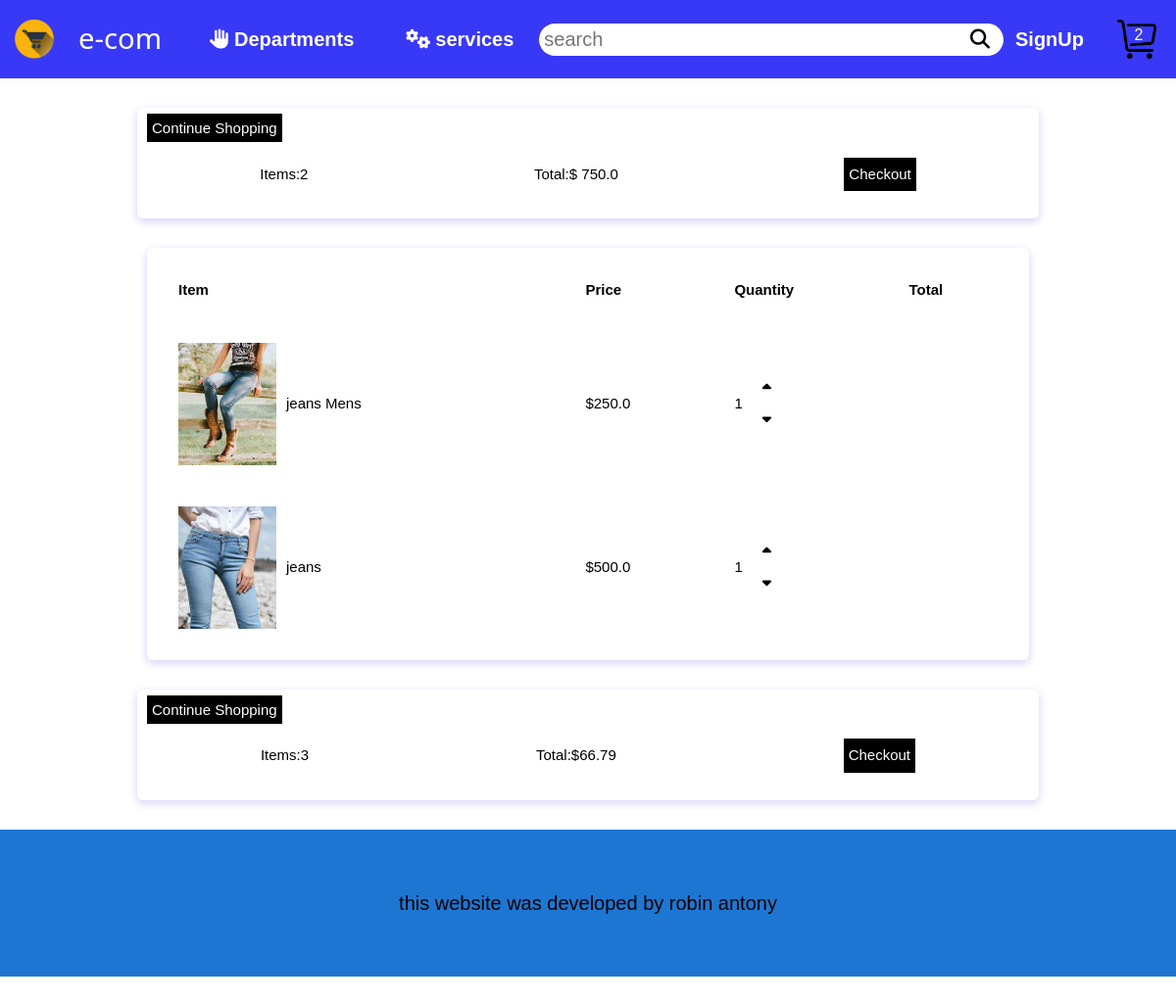
The app's page /cart (signed in) with its own data.
### base/models.py (models this page shows, shortened)
class Order(models.Model):
    customer = models.ForeignKey(Customer,on_delete=models.SET_NULL,null=True,blank=True)
    date_ordered = models.DateTimeField(auto_now_add=True)
    complete = models.BooleanField(default=False)
    transaction_id = models.CharField(max_length=200,null=True)
    @property
    def total_order_item(self):#Total number of cart tems
        orderitem = self.orderitem_set.all()
        total_item = 0
        for item in orderitem:
            total_item += item.quantity
        return total_item
    @property
    def cart_total(self):#price of total cart items
        orderitem = self.orderitem_set.all()
        total = 0
        for item in orderitem:
            total += item.get_total
        return total

class OrderItem(models.Model):
    product = models.ForeignKey(Product,on_delete=models.SET_NULL,null=True)
    order = models.ForeignKey(Order,on_delete=models.SET_NULL,null=True)
    quantity = models.IntegerField(default=0,null=True,blank=True)
    date_added = models.DateTimeField(auto_now_add=True)
    @property
    def get_total(self):
        total =  self.product.price*self.quantity
        return total

class Product(models.Model):
    name = models.CharField(max_length=200)
    price = models.FloatField()
    digital = models.BooleanField(default=False,null=True,blank=True)
    image = models.ImageField(null=True,blank=True)
    @property
    def imageURL(self):
        try:
            url = self.image.url
        except:
            url =''
        return url

### base/views.py (the view, shortened to what this page needs)
# urls.py: path('cart',views.cart,name='cart'),
def cart(request):
    if request.user.is_authenticated:
        customer = request.user.customer
        order, created = Order.objects.get_or_create(customer=customer,complete=False)
        items = order.orderitem_set.all()
    context ={'items':items, 'order':order}
    return render(request,'cart.html',context)

### base/templates/cart.html (shortened to what this page needs)
{% extends 'main.html' %}
{% load static %}
{% block content %}
    <link rel="stylesheet" href="{% static 'css/cart.css' %}">
    <div class="cart_primary">
        <div>
            <span class="w3-button w3-black"><a href="">Continue Shopping</a></span>
        </div>
        <div class="primary_flex">
            <span>Items:{{order.total_order_item}}</span>
            <span>Total:$ {{order.cart_total}}</span>
            <span class="w3-button w3-green"><a href="{% url 'checkout' %}">Checkout</a></span>
        </div>
    </div>
    <table class="table">
        <tr>
            <th><span>Item</span></th>
            <th><span>Price</span></th>
            <th><span>Quantity</span></th>
            <th><span>Total</span></th>
        </tr>
        {% for item in items %}
        <tr>
            <td>
                <span class="cart_image_flex">
                    <img  src="{{item.product.imageURL}}" alt="Steak" style="width: 100px;">
                    <span>{{item.product.name}}</span>
                </span>
            </td>
            <td><span>${{item.product.price}}</span></td>
            <td>
                <span class="span_flex">
                    <span>{{item.quantity}}</span>
                    <span class="span_flex2">
                        <span>
                            <i class="fa-solid fa-caret-up update-cart" data-action="add" data-product="{{item.product.id}}" ></i>
                        </span>
                        <span>
                            <i class="fa-solid fa-caret-down update-cart" data-action="remove" data-product="{{item.product.id}}"></i>
                        </span>
                    </span>
                </span>
            </td>
            <td><span>{{total_order_item}}</span></td>
        </tr>
        {% endfor %}
    </table>
    <div class="cart_primary">
        <div>
            <span class="w3-button w3-black"><a href="">Continue Shopping</a></span>
        </div>
        <div class="primary_flex">
            <span>Items:3</span>
            <span>Total:$66.79</span>
            <span class="w3-button w3-green"><a href="">Checkout</a></span>
        </div>
    </div>
{% endblock %}

### static/css/main.css (style rules this page uses)
body { padding: 0; margin: 0; font-family: monospace; font-family:Verdana,sans-serif;font-size:15px;line-height:1.5 }
.w3-button { margin: 3px 0; padding: 6px 5px; background-color: black; color: white; cursor: pointer; }
.w3-button a { text-decoration: none; color: white; }

### base/static/css/cart.css (style rules this page uses)
.cart_primary, .table { width: 75%; margin: auto; margin-top: 30px; box-shadow: 0 3px 10px rgba(41, 11, 209, 0.2); background-color: white; border-radius: 6px; padding: 10px; }
.cart_primary a { text-decoration: none; }
.cart_primary .primary_flex { margin: 15px 0; display: flex; align-items: center; justify-content: space-around; flex-wrap: wrap; }
table, th, td, table span { padding: 10px; }
.cart_image_flex { display: flex; align-items: center; justify-content: flex-start; }
th span { float: left; }
.span_flex { display: flex; align-items: center; justify-content: flex-start; padding: 0px; }
.span_flex2 { display: flex; padding: 0; margin: 5px; flex-direction: column; }
.span_flex2 span { padding: 0; margin: 5px; }
.span_flex i { cursor: pointer; }

### records on screen
Order: total_order_item "2", cart_total "750.0"
OrderItem: product.imageURL (picture), product.name "jeans Mens", product.price "250.0", quantity "1"
OrderItem: product.imageURL (picture), product.name "jeans", product.price "500.0", quantity "1"
